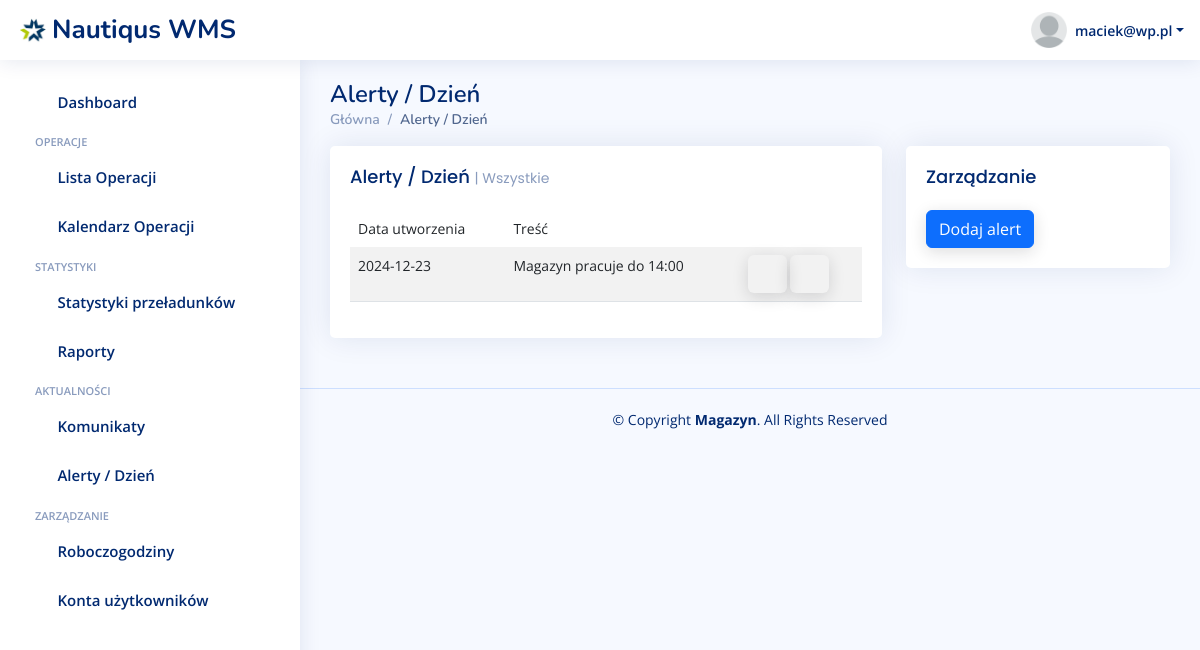
The app's page /alerty (signed in), older data.
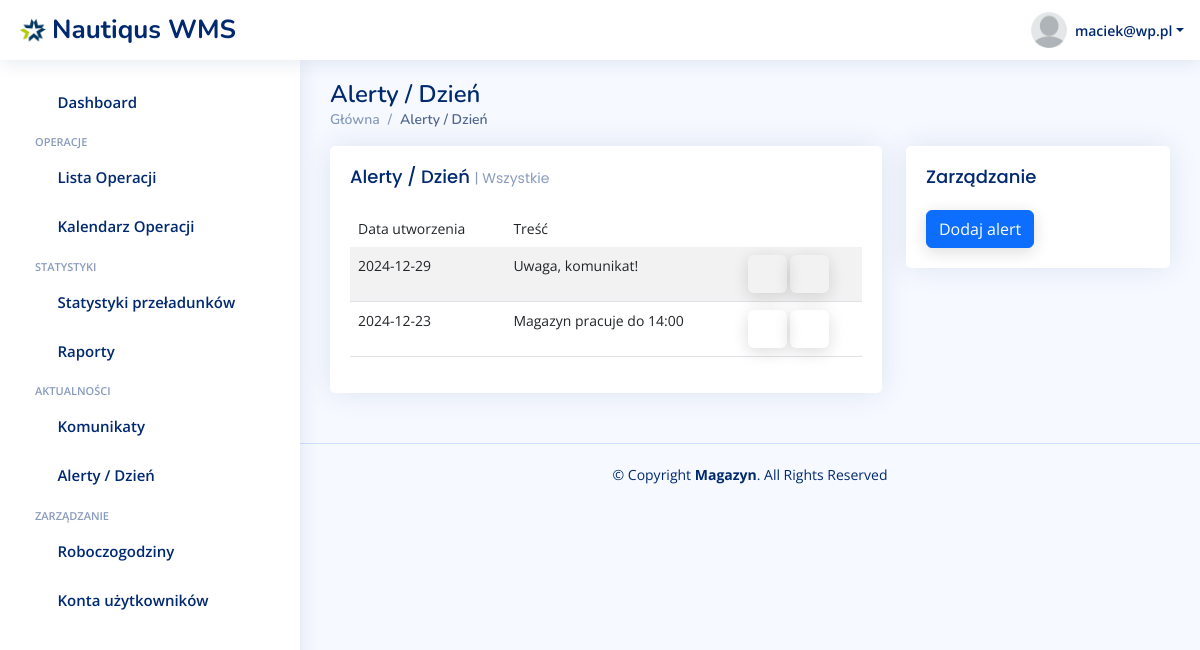
The same page, newer data.
### warehouse/models.py (models this page shows, shortened)
class DayAlert(models.Model):
    message = models.TextField()
    date = models.DateField()
    added_by = models.ForeignKey(CustomUser, on_delete=models.CASCADE)

### warehouse/views.py (the view)
# urls.py: path('alerty', views.day_alerts, name='day_alerts'),
@login_required
def day_alerts(request):
    day_alerts = DayAlert.objects.all().order_by('-date')
    context = {'day_alerts': day_alerts,
               }
    return render(request, 'warehouse/day-alerts.html', context)

### warehouse/templates/warehouse/day-alerts.html (shortened to what this page needs)
{% extends 'base.html' %}
{% load static %}
{% static "" as staticUrl %}
{% block content %}
<main id="main" class="main">
    <div class="pagetitle">
        <h1>Alerty / Dzień</h1>
        <nav>
            <ol class="breadcrumb">
                <li class="breadcrumb-item"><a href="index-panel.html">Główna</a></li>
                <li class="breadcrumb-item active">Alerty / Dzień</li>
            </ol>
        </nav>
    </div>
    <section class="section dashboard">
        <div class="row">
            <div class="col-lg-8">
                <div class="row">
                    <div class="col-12">
                        <div class="card recent-sales ">
                            <div class="filter">
                                <a class="icon" href="#" data-bs-toggle="dropdown"><i class="bi bi-three-dots"></i></a>
                            </div>
                            <div class="card-body">
                                <h5 class="card-title">Alerty / Dzień <span>| Wszystkie</span></h5>
                                <table class="table table-striped">
                                  <thead>
                                    <tr class="bg-white">
                                      <th scope="col">Data utworzenia</th>
                                      <th scope="col">Treść</th>
                                        <th scope="col"></th>
                                    </tr>
                                  </thead>
                                  <tbody>
                                  {% for day_alert in day_alerts %}
                                    <tr>
                                      <th scope="row">{{ day_alert.date|date:"Y-m-d" }}</th>
                                      <td>{{ day_alert.message }}</td>
                                        <td>
                                            <a data-bs-toggle="modal" data-bs-target="#exampleModal-{{ day_alert.id }}" class="btn "><i class="bi bi-pencil-square"></i></a>
                                            <a href="/alerty/usun/{{ day_alert.pk }}" class="btn "><i class="bi bi-trash"></i></a>
                                        </td>
                                    </tr>
                                  {% endfor %}
                                  </tbody>
                                </table>
                            </div>
                        </div>
                    </div>
                </div>
            </div>
            <div class="col-lg-4">
                <div class="card">
                    <div class="filter">
                        <a class="icon" href="#" data-bs-toggle="dropdown"><i class="bi bi-three-dots"></i></a>
                    </div>
                    <div class="card-body">
                        <h5 class="card-title">Zarządzanie</h5>
                            <div class="col-6">
                                        <a data-bs-toggle="modal" data-bs-target="#exampleModal-dodaj" class="btn btn-primary">Dodaj alert</a>
                                    </div>
                    </div>
                </div>
            </div>
        </div>
    </section>
</main>
{% endblock %}

Row changes from the older to the newer data that the page shows:
added DayAlert: date "2024-12-29", message "Uwaga, komunikat!"
